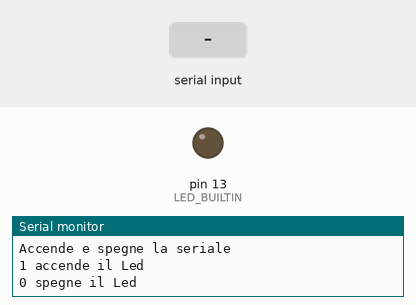
Recording of a sketch running on a simulated Arduino Uno, built with avr-gcc and run on an emulated ATmega328P. Shown: output pins drawn as LEDs (lit = HIGH), the last lines printed to the serial monitor. The inputs (shaded band) are chosen by the test bench.

Above: at 1.2 s.
1.3 s: "2" received over Serial
At 1.7 s:
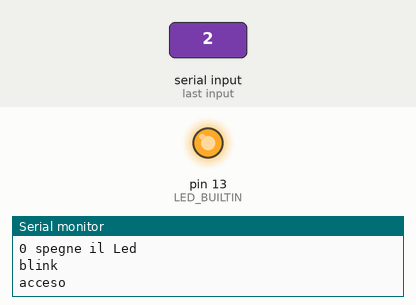
2.8 s: "0" received over Serial
At 4.5 s:
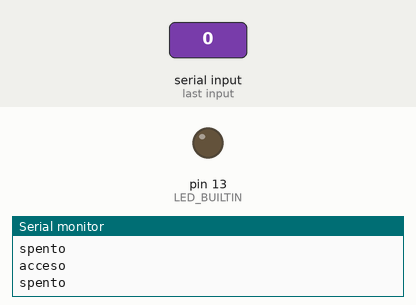
4.8 s: "1" received over Serial
At 5.6 s:
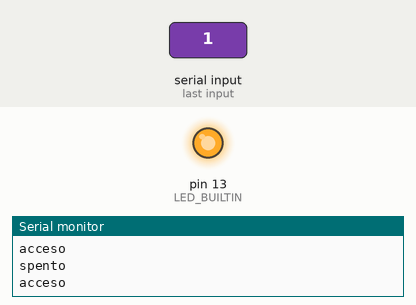
Timing chart, 0 to 7.8 s (numbered marks = the images above; inputs shaded):
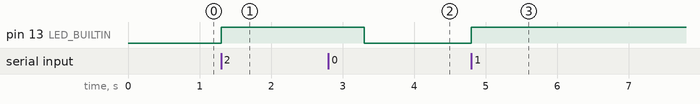

The sketch:

ACCENDE_E_SPEGNE_LED_secondo_esercizio.ino
```cpp
void setup() {
  Serial.begin(9600);

  Serial.println("Accende e spegne la seriale");
  Serial.println("1 accende il Led");
  Serial.println("0 spegne il Led");
  pinMode(LED_BUILTIN, OUTPUT);

}

void loop() {
  if ( Serial.available() ) {
    unsigned char comando = Serial.read () ;
    if (comando == '2') {
      Serial.println("blink");
      digitalWrite(LED_BUILTIN, HIGH);
      Serial.println("acceso");
      delay (1000);
      Serial.println("spento");
      delay (1000);
      Serial.println("acceso");
    } else if (comando == '1') {
      digitalWrite(LED_BUILTIN, HIGH);
      Serial.println("acceso");
    } else if (comando == '0') {
      digitalWrite(LED_BUILTIN, LOW);
      Serial.println("spento");
    } else {
      Serial.println("comando non riconosciuto");
    }
  }
}
```

Measured:
- after the input at 1.3 s, pin 13 (LED_BUILTIN): LOW → HIGH at once
- after the input at 2.8 s, pin 13 (LED_BUILTIN): HIGH → LOW after 0.50 s
- after the input at 4.8 s, pin 13 (LED_BUILTIN): LOW → HIGH at once
